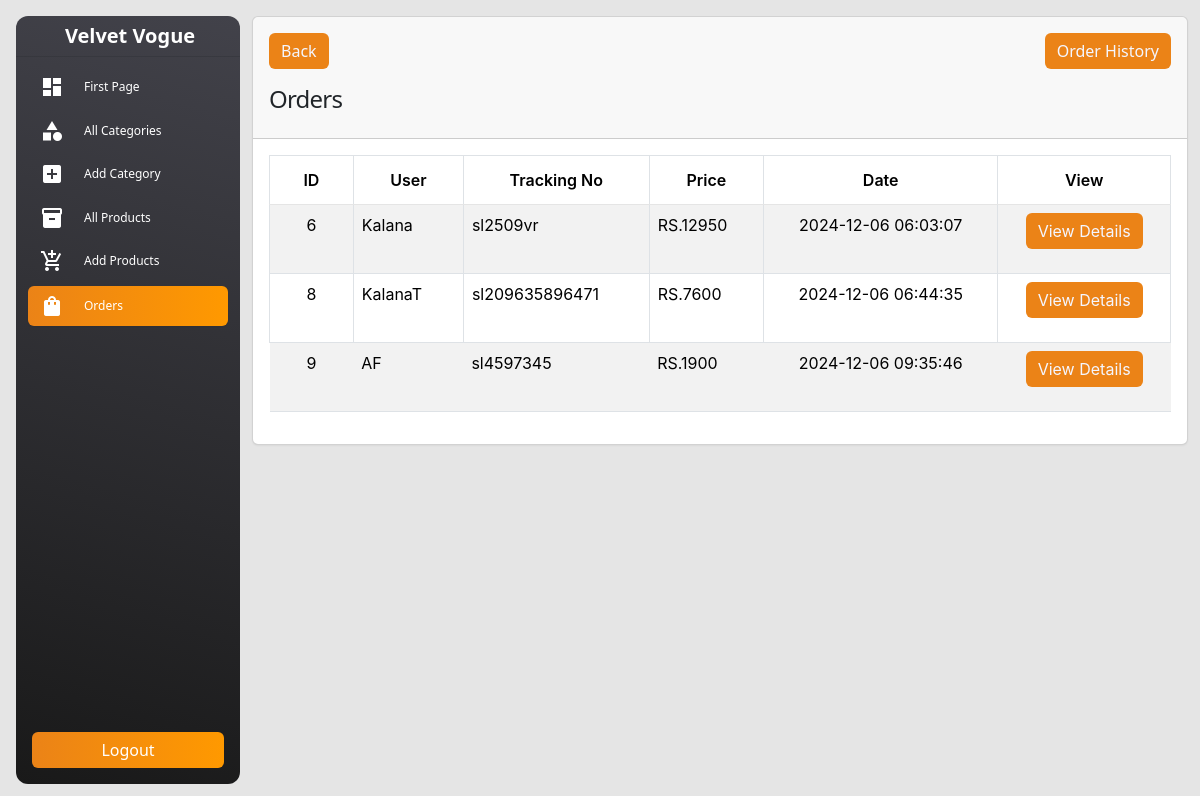
Screenshot of /admin/orders.php (signed in) with the database file from the repository.
### tables this page shows
CREATE TABLE `orders` (
  `id` int(11) NOT NULL,
  `tracking_no` varchar(191) NOT NULL,
  `user_id` int(191) NOT NULL,
  `name` varchar(191) NOT NULL,
  `email` varchar(191) NOT NULL,
  `phone` varchar(191) NOT NULL,
  `address` mediumtext NOT NULL,
  `pincode` int(191) NOT NULL,
  `total_price` int(191) NOT NULL,
  `payment_mode` varchar(191) NOT NULL,
  `payment_id` varchar(191) DEFAULT NULL,
  `status` tinyint(4) NOT NULL DEFAULT 0,
  `comments` varchar(256) DEFAULT NULL,
  `created_at` timestamp NOT NULL DEFAULT current_timestamp()
);

### functions/myfunctions.php (called while the page is built, shortened)
<?php
include('../config/dbcon.php');
function getAllOrders()
{
   global $con;
   $query = "SELECT * FROM orders WHERE status='0' ";
   return $query_run = mysqli_query($con, $query);
}
?>

### admin/orders.php (the view, shortened to what this page needs)
<?php
include('includes/header.php');
?>
<div class="container">
   <div class="row">
      <div class="col-md-12">
         <div class="card">
            <div class="card-header headbg">
               <a href="index.php" class="btn btn-edit">Back</a>
               <a href="order-history.php" class="btn float-end btn-edit">Order History</a>
               <h4>Orders</h4>
            </div>
            <div class="card-body" id="">
               <table class="table table-bordered table-striped">
                  <thead class="text-center">
                     <tr>
                        <th>ID</th>
                        <th>User</th>
                        <th>Tracking No</th>
                        <th>Price</th>
                        <th>Date</th>
                        <th>View</th>
                     </tr>
                  </thead>
                  <tbody>
                     <?php
                        $orders = getAllOrders();
                        if(mysqli_num_rows($orders) > 0)
                        {
                           foreach ($orders as $item) {
                           ?>
                              <tr>
                                 <td class="text-center"><?= $item['id']; ?></td>
                                 <td><?= $item['name']; ?></td>
                                 <td><?= $item['tracking_no']; ?></td>
                                 <td>RS.<?= $item['total_price']; ?></td>
                                 <td class="text-center"><?= $item['created_at']; ?></td>
                                 <td class="text-center">
                                    <a href="view-order.php?t=<?= $item['tracking_no']; ?>" class="btn btn-edit">View Details</a>
                                 </td>
                              </tr>
                           <?php
                           }
                        }
                        else
                        {
                           ?>
                              <tr>
                                 <td colspan="5">No orders yet</td>
                              </tr>
                           <?php
                        }
                     ?>
                  </tbody>
               </table>
            </div>
         </div>
      </div>
   </div>
</div>
<?php include('includes/footer.php'); ?>

### admin/orders.php (style rules this page uses)
.btn-edit { background-color: #EB8317; color: #F4F6FF; border: none; transition: all 0.3s ease; }

### rows the page displays
orders: id "6", name "Kalana", tracking_no "sl2509vr", total_price "12950", created_at "2024-12-06 06:03:07"
orders: id "8", name "KalanaT", tracking_no "sl209635896471", total_price "7600", created_at "2024-12-06 06:44:35"
orders: id "9", name "AF", tracking_no "sl4597345", total_price "1900", created_at "2024-12-06 09:35:46"
